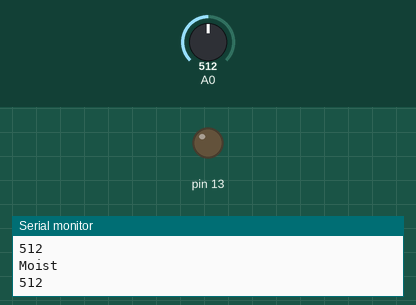
This sketch was run on a simulated Arduino Uno, built with avr-gcc and run on an emulated ATmega328P. Shown: output pins drawn as LEDs (lit = HIGH), the last lines printed to the serial monitor. The test bench sets the inputs (shaded band); at power-on: A0 = 512.

Above: at 1.2 s.
1.3 s: A0 set to 788
4.3 s: A0 set to 810
At 5.6 s:
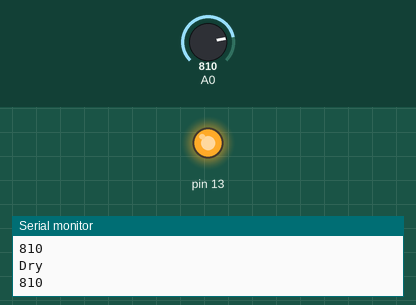
Timing chart, 0 to 7.3 s (numbered marks = the images above; inputs shaded):
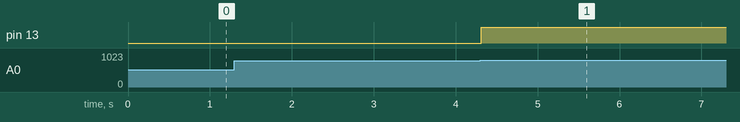

Measured:
- the behaviour switches between 799 and 800 on A0 (found by bisection; images 0 and 1)
- after the input at 4.3 s, pin 13: LOW → HIGH at once

The sketch:

lab4.ino
```cpp
// C++ code
//
const int dry_threshold = 800;
const int wet_threshold = 300;
int moisture_sensor = 0;
void setup()
{
  pinMode(A0, INPUT);
  pinMode(13, OUTPUT);
  Serial.begin(9600);
}

void loop()
{
  moisture_sensor = analogRead(A0);
  Serial.println(moisture_sensor);
  if(moisture_sensor>=dry_threshold){
   digitalWrite(13,HIGH);
    Serial.println("Dry");}
  else if (moisture_sensor<wet_threshold){
   digitalWrite(13,LOW);
    Serial.println("Wet");
  }
  else
    Serial.println("Moist");
  delay(10); // Wait for 1000 millisecond(s)
}
```
